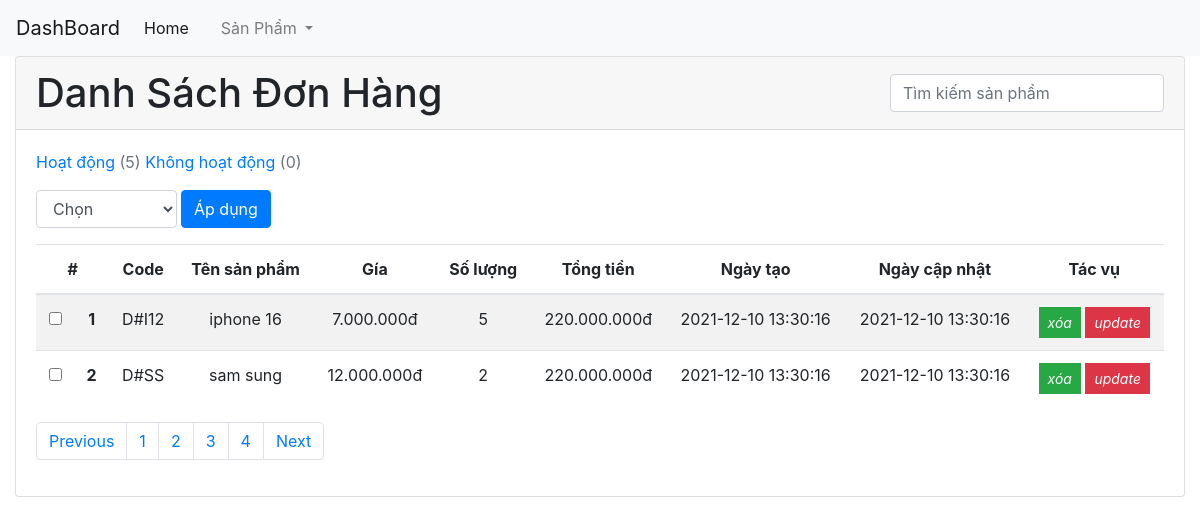
/admin/index.php?module=order&act=list&page=2 (signed in), run on the app's committed database.
### tables this page shows
CREATE TABLE `order` (
  `id_order` int(11) NOT NULL,
  `id_sp` int(11) NOT NULL,
  `code_sp` varchar(255) NOT NULL,
  `name_sp` varchar(255) NOT NULL,
  `price_sp` int(11) NOT NULL,
  `qty_sp` int(11) NOT NULL,
  `total_sp` int(11) NOT NULL,
  `id_customer` int(11) NOT NULL,
  `created_at` timestamp NOT NULL DEFAULT current_timestamp(),
  `updated_at` timestamp NOT NULL DEFAULT current_timestamp(),
  `is_delete` int(2) NOT NULL DEFAULT 0
);

### admin/module/order/list.php (the view, shortened to what this page needs)
<?php
    if(isset($_GET['page'])){
        $page = $_GET['page'];
    }
    else{
        $page = 1;
    }
    $sotincanlay = 3;
    $start = ($page-1) * $sotincanlay;
    $sql_total = mysqli_query($conn , "SELECT id_order FROM `order` WHERE  `is_delete` = 0 ");
    $total = mysqli_num_rows($sql_total);
    $sql_total_soft_delete = mysqli_query($conn , "SELECT id_order FROM `order` WHERE  `is_delete` = 1 ");
    $total_soft_delete = mysqli_num_rows($sql_total_soft_delete);
    $sql = mysqli_query($conn , "SELECT * FROM `order` , `customer` WHERE `order`.`id_customer` = `customer`.`id_customer` and `is_delete` = 0 LIMIT $start , $sotincanlay ");
    $data = [];
    while($items = mysqli_fetch_array($sql)){
        $data[] = $items;
    }
?>
<div id="content" class="container-fluid">
    <div class="card">
        <div class="card-header font-weight-bold d-flex justify-content-between align-items-center">
            <h1 class="m-0 ">Danh Sách Đơn Hàng</h1>
            <div class="form-search form-inline">
                <form action="" method="POST" id="form-search">
                    <input type="text" class="form-control form-search" id="text-search" name="keyword" placeholder="Tìm kiếm sản phẩm">
                </form>
            </div>
        </div>
        <div class="card-body">
            <div class="analytic">
                <a href="?module=order&act=list" class="text-primary">Hoạt động<span class="text-muted"> (<?php echo $total ?>)</span></a>
                <a href="?module=order&act=list_soft_delete" class="text-primary">Không hoạt động<span class="text-muted"> (<?php echo $total_soft_delete ?>)</span></a>
            </div>
            <form action="" method="POST">
                <div class="form-action form-inline py-3">
                    <select class="form-control mr-1" name="act" id="selectDelete">
                        <option value="">Chọn</option>
                    </select>
                    <input type="submit" name="btn_apply" value="Áp dụng" class="btn btn-primary" id="btn_apply">
                </div>
                <table class="table table-striped table-checkall">
                    <thead>
                        <tr class="text-center">
                            <th scope="col" colspan ="2">#</th>
                            <th scope="col">Code</th>
                            <th scope="col">Tên sản phẩm</th>
                            <th scope="col">Gía</th>
                            <th scope="col">Số lượng</th>
                            <th scope="col">Tổng tiền</th>
                            <th scope="col">Ngày tạo</th>
                            <th scope="col">Ngày cập nhật</th>
                            <th scope="col">Tác vụ</th>
                        </tr>
                    </thead>
                    <tbody id="load-search" class="count-index">
                        <?php
                            if(!empty($data)){
                                $stt = 0;
                                foreach($data as $item){
                                $stt ++;
                        ?>
                            <tr class="text-center">
                                <td>
                                    <input type="checkbox" name="check_list[]" value="<?php echo $item['id_order'] ?>">
                                </td>
                                <th scope="row"><?php echo $stt ?></th>
                                <td><?php echo $item['code_sp'] ?></td>
                                <td><?php echo $item['name_sp'] ?></td>
                                <td><?php echo number_format($item['price_sp'] , 0 ,'.' , '.') ?>đ</td>
                                <td><?php echo $item['qty_sp'] ?></td>
                                <td><?php echo  number_format($item['total_sp'], 0 ,'.' , '.') ?>đ</td>
                                <td><?php echo $item['created_at'] ?></td>
                                <td><?php echo $item['updated_at'] ?></td>
                                <td>
                                    <a href="?module=order&act=delete&id_order=<?php echo $item['id_order'] ?>" data-delete="<?php echo $item['id_order']?>" class="btn-delete btn btn-success btn-sm rounded-0 text-white" type="button" data-toggle="tooltip" data-placement="top" title="Edit"><i class="fa fa-edit">xóa</i></a>
                                    <a href="?module=order&act=update&id_order=<?php echo $item['id_order'] ?>" data-update="<?php echo $item['id_order']?>" class="btn btn-danger btn-sm rounded-0 text-white" type="button" data-toggle="tooltip" data-placement="top" title="update"><i class="fa fa-trash">update</i></a>
                                </td>
                            </tr>
                        <?php
                                }
                            }
                        ?>
                    </tbody>
                </table>
            </form>
            <nav id="paginate" aria-label="Page navigation example">
                <?php
                   echo padding($page , $total , $base='?module=order&act=list');
                ?>
            </nav>
        </div>
    </div>
</div>
</div>

### data on the page
order: code_sp "D#I12", name_sp "iphone 16", price_sp "7.000.000", qty_sp "5", total_sp "220.000.000", created_at "2021-12-10 13:30:16", updated_at "2021-12-10 13:30:16"
order: code_sp "D#SS", name_sp "sam sung", price_sp "12.000.000", qty_sp "2", total_sp "220.000.000", created_at "2021-12-10 13:30:16", updated_at "2021-12-10 13:30:16"

### other printed values
$total "5"
$total_soft_delete "0"
